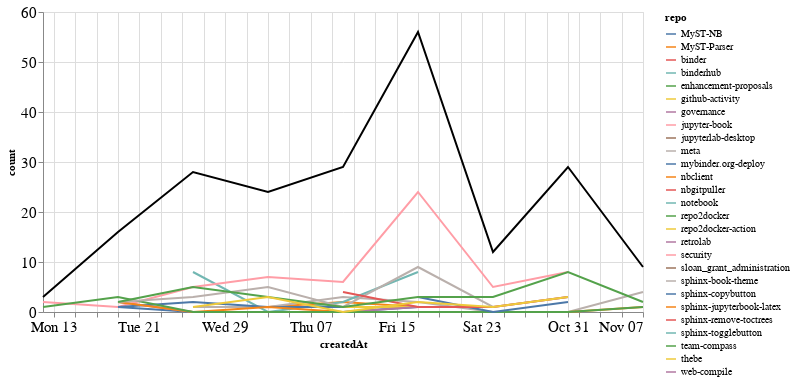

The code cell stored with this chart in its notebook:
### Markdown cell above
### Comments

### Code cell
comments_time = comments.groupby('repo').resample('W', on='createdAt').count()['author'].reset_index()
comments_time = comments_time.rename(columns={'author': 'count'})
comments_time_total = comments_time.groupby('createdAt').agg({"count": "sum"}).reset_index()
ch1 = alt.Chart(comments_time, width=600).mark_line().encode(
    x='createdAt',
    y='count',
    color='repo',
    tooltip="repo"
)

ch2 = alt.Chart(comments_time_total, width=600).mark_line(color="black").encode(
    x='createdAt',
    y='count',
)

ch1 + ch2

### Figure 1 — Vega-Lite specification as saved in the notebook (floating-point values rounded to 4 significant figures)
{"config": {"axisLeft": {"labelFontSize": 15}, "axisBottom": {"labelFontSize": 15}}, "layer": [{"data": {"name": "data-d336e100dd5828e6579abaf2f8ff3f74"}, "mark": "line", "encoding": {"color": {"type": "nominal", "field": "repo"}, "tooltip": {"type": "nominal", "field": "repo"}, "x": {"type": "temporal", "field": "createdAt"}, "y": {"type": "quantitative", "field": "count"}}, "width": 600}, {"data": {"name": "data-f0f08ecde567500de5d0288f0c8b1abb"}, "mark": {"type": "line", "color": "black"}, "encoding": {"x": {"type": "temporal", "field": "createdAt"}, "y": {"type": "quantitative", "field": "count"}}, "width": 600}], "$schema": "https://vega.github.io/schema/vega-lite/v4.8.1.json", "datasets": {"data-d336e100dd5828e6579abaf2f8ff3f74": [{"repo": "MyST-NB", "createdAt": "2021-09-19T00:00:00", "count": 1}, {"repo": "MyST-NB", "createdAt": "2021-09-26T00:00:00", "count": 0}, {"repo": "MyST-NB", "createdAt": "2021-10-03T00:00:00", "count": 0}, {"repo": "MyST-NB", "createdAt": "2021-10-10T00:00:00", "count": 0}, {"repo": "MyST-NB", "createdAt": "2021-10-17T00:00:00", "count": 1}, {"repo": "MyST-NB", "createdAt": "2021-10-24T00:00:00", "count": 1}, {"repo": "MyST-Parser", "createdAt": "2021-09-26T00:00:00", "count": 1}, {"repo": "MyST-Parser", "createdAt": "2021-10-03T00:00:00", "count": 1}, {"repo": "MyST-Parser", "createdAt": "2021-10-10T00:00:00", "count": 2}, {"repo": "MyST-Parser", "createdAt": "2021-10-17T00:00:00", "count": 1}, {"repo": "binder", "createdAt": "2021-09-19T00:00:00", "count": 1}, {"repo": "binderhub", "createdAt": "2021-09-26T00:00:00", "count": 8}, {"repo": "binderhub", "createdAt": "2021-10-03T00:00:00", "count": 0}, {"repo": "binderhub", "createdAt": "2021-10-10T00:00:00", "count": 2}, {"repo": "enhancement-proposals", "createdAt": "2021-10-10T00:00:00", "count": 2}, {"repo": "github-activity", "createdAt": "2021-10-10T00:00:00", "count": 1}, {"repo": "github-activity", "createdAt": "2021-10-17T00:00:00", "count": 1}, {"repo": "governance", "createdAt": "2021-09-19T00:00:00", "count": 2}, {"repo": "governance", "createdAt": "2021-09-26T00:00:00", "count": 0}, {"repo": "governance", "createdAt": "2021-10-03T00:00:00", "count": 0}, {"repo": "governance", "createdAt": "2021-10-10T00:00:00", "count": 0}, {"repo": "governance", "createdAt": "2021-10-17T00:00:00", "count": 1}, {"repo": "jupyter-book", "createdAt": "2021-09-12T00:00:00", "count": 2}, {"repo": "jupyter-book", "createdAt": "2021-09-19T00:00:00", "count": 1}, {"repo": "jupyter-book", "createdAt": "2021-09-26T00:00:00", "count": 5}, {"repo": "jupyter-book", "createdAt": "2021-10-03T00:00:00", "count": 7}, {"repo": "jupyter-book", "createdAt": "2021-10-10T00:00:00", "count": 6}, {"repo": "jupyter-book", "createdAt": "2021-10-17T00:00:00", "count": 24}, {"repo": "jupyter-book", "createdAt": "2021-10-24T00:00:00", "count": 5}, {"repo": "jupyter-book", "createdAt": "2021-10-31T00:00:00", "count": 8}, {"repo": "jupyterlab-desktop", "createdAt": "2021-09-26T00:00:00", "count": 1}, {"repo": "meta", "createdAt": "2021-09-26T00:00:00", "count": 1}, {"repo": "meta", "createdAt": "2021-10-03T00:00:00", "count": 1}, {"repo": "meta", "createdAt": "2021-10-10T00:00:00", "count": 3}, {"repo": "meta", "createdAt": "2021-10-17T00:00:00", "count": 2}, {"repo": "meta", "createdAt": "2021-10-24T00:00:00", "count": 0}, {"repo": "meta", "createdAt": "2021-10-31T00:00:00", "count": 0}, {"repo": "meta", "createdAt": "2021-11-07T00:00:00", "count": 4}, {"repo": "mybinder.org-deploy", "createdAt": "2021-09-19T00:00:00", "count": 1}, {"repo": "mybinder.org-deploy", "createdAt": "2021-09-26T00:00:00", "count": 2}, {"repo": "mybinder.org-deploy", "createdAt": "2021-10-03T00:00:00", "count": 1}, {"repo": "mybinder.org-deploy", "createdAt": "2021-10-10T00:00:00", "count": 1}, {"repo": "nbclient", "createdAt": "2021-09-19T00:00:00", "count": 2}, {"repo": "nbclient", "createdAt": "2021-09-26T00:00:00", "count": 0}, {"repo": "nbclient", "createdAt": "2021-10-03T00:00:00", "count": 1}, {"repo": "nbclient", "createdAt": "2021-10-10T00:00:00", "count": 0}, {"repo": "nbclient", "createdAt": "2021-10-17T00:00:00", "count": 0}, {"repo": "nbclient", "createdAt": "2021-10-24T00:00:00", "count": 0}, {"repo": "nbclient", "createdAt": "2021-10-31T00:00:00", "count": 0}, {"repo": "nbclient", "createdAt": "2021-11-07T00:00:00", "count": 1}, {"repo": "nbgitpuller", "createdAt": "2021-11-07T00:00:00", "count": 1}, {"repo": "notebook", "createdAt": "2021-10-10T00:00:00", "count": 2}, {"repo": "notebook", "createdAt": "2021-10-17T00:00:00", "count": 8}, {"repo": "repo2docker", "createdAt": "2021-09-12T00:00:00", "count": 1}, {"repo": "repo2docker", "createdAt": "2021-09-19T00:00:00", "count": 3}, {"repo": "repo2docker", "createdAt": "2021-09-26T00:00:00", "count": 0}, {"repo": "repo2docker", "createdAt": "2021-10-03T00:00:00", "count": 0}, {"repo": "repo2docker", "createdAt": "2021-10-10T00:00:00", "count": 0}, {"repo": "repo2docker", "createdAt": "2021-10-17T00:00:00", "count": 0}, {"repo": "repo2docker", "createdAt": "2021-10-24T00:00:00", "count": 0}, {"repo": "repo2docker", "createdAt": "2021-10-31T00:00:00", "count": 0}, {"repo": "repo2docker", "createdAt": "2021-11-07T00:00:00", "count": 1}, {"repo": "repo2docker-action", "createdAt": "2021-09-19T00:00:00", "count": 1}, {"repo": "retrolab", "createdAt": "2021-10-31T00:00:00", "count": 1}, {"repo": "security", "createdAt": "2021-10-03T00:00:00", "count": 1}, {"repo": "sloan_grant_administration", "createdAt": "2021-10-10T00:00:00", "count": 4}, {"repo": "sphinx-book-theme", "createdAt": "2021-09-19T00:00:00", "count": 2}, {"repo": "sphinx-book-theme", "createdAt": "2021-09-26T00:00:00", "count": 3}, {"repo": "sphinx-book-theme", "createdAt": "2021-10-03T00:00:00", "count": 5}, {"repo": "sphinx-book-theme", "createdAt": "2021-10-10T00:00:00", "count": 1}, {"repo": "sphinx-book-theme", "createdAt": "2021-10-17T00:00:00", "count": 9}, {"repo": "sphinx-book-theme", "createdAt": "2021-10-24T00:00:00", "count": 1}, {"repo": "sphinx-book-theme", "createdAt": "2021-10-31T00:00:00", "count": 3}, {"repo": "sphinx-copybutton", "createdAt": "2021-10-17T00:00:00", "count": 3}, {"repo": "sphinx-copybutton", "createdAt": "2021-10-24T00:00:00", "count": 0}, {"repo": "sphinx-copybutton", "createdAt": "2021-10-31T00:00:00", "count": 2}, {"repo": "sphinx-jupyterbook-latex", "createdAt": "2021-10-03T00:00:00", "count": 1}, {"repo": "sphinx-remove-toctrees", "createdAt": "2021-10-10T00:00:00", "count": 4}, {"repo": "sphinx-remove-toctrees", "createdAt": "2021-10-17T00:00:00", "count": 1}, {"repo": "sphinx-remove-toctrees", "createdAt": "2021-10-24T00:00:00", "count": 1}, {"repo": "sphinx-remove-toctrees", "createdAt": "2021-10-31T00:00:00", "count": 3}, {"repo": "sphinx-togglebutton", "createdAt": "2021-10-31T00:00:00", "count": 1}, {"repo": "team-compass", "createdAt": "2021-09-19T00:00:00", "count": 2}, {"repo": "team-compass", "createdAt": "2021-09-26T00:00:00", "count": 5}, {"repo": "team-compass", "createdAt": "2021-10-03T00:00:00", "count": 3}, {"repo": "team-compass", "createdAt": "2021-10-10T00:00:00", "count": 1}, {"repo": "team-compass", "createdAt": "2021-10-17T00:00:00", "count": 3}, {"repo": "team-compass", "createdAt": "2021-10-24T00:00:00", "count": 3}, {"repo": "team-compass", "createdAt": "2021-10-31T00:00:00", "count": 8}, {"repo": "team-compass", "createdAt": "2021-11-07T00:00:00", "count": 2}, {"repo": "thebe", "createdAt": "2021-09-26T00:00:00", "count": 1}, {"repo": "thebe", "createdAt": "2021-10-03T00:00:00", "count": 3}, {"repo": "thebe", "createdAt": "2021-10-10T00:00:00", "count": 0}, {"repo": "thebe", "createdAt": "2021-10-17T00:00:00", "count": 2}, {"repo": "thebe", "createdAt": "2021-10-24T00:00:00", "count": 1}, {"repo": "thebe", "createdAt": "2021-10-31T00:00:00", "count": 3}, {"repo": "web-compile", "createdAt": "2021-09-26T00:00:00", "count": 1}], "data-f0f08ecde567500de5d0288f0c8b1abb": [{"createdAt": "2021-09-12T00:00:00", "count": 3}, {"createdAt": "2021-09-19T00:00:00", "count": 16}, {"createdAt": "2021-09-26T00:00:00", "count": 28}, {"createdAt": "2021-10-03T00:00:00", "count": 24}, {"createdAt": "2021-10-10T00:00:00", "count": 29}, {"createdAt": "2021-10-17T00:00:00", "count": 56}, {"createdAt": "2021-10-24T00:00:00", "count": 12}, {"createdAt": "2021-10-31T00:00:00", "count": 29}, {"createdAt": "2021-11-07T00:00:00", "count": 9}]}}
